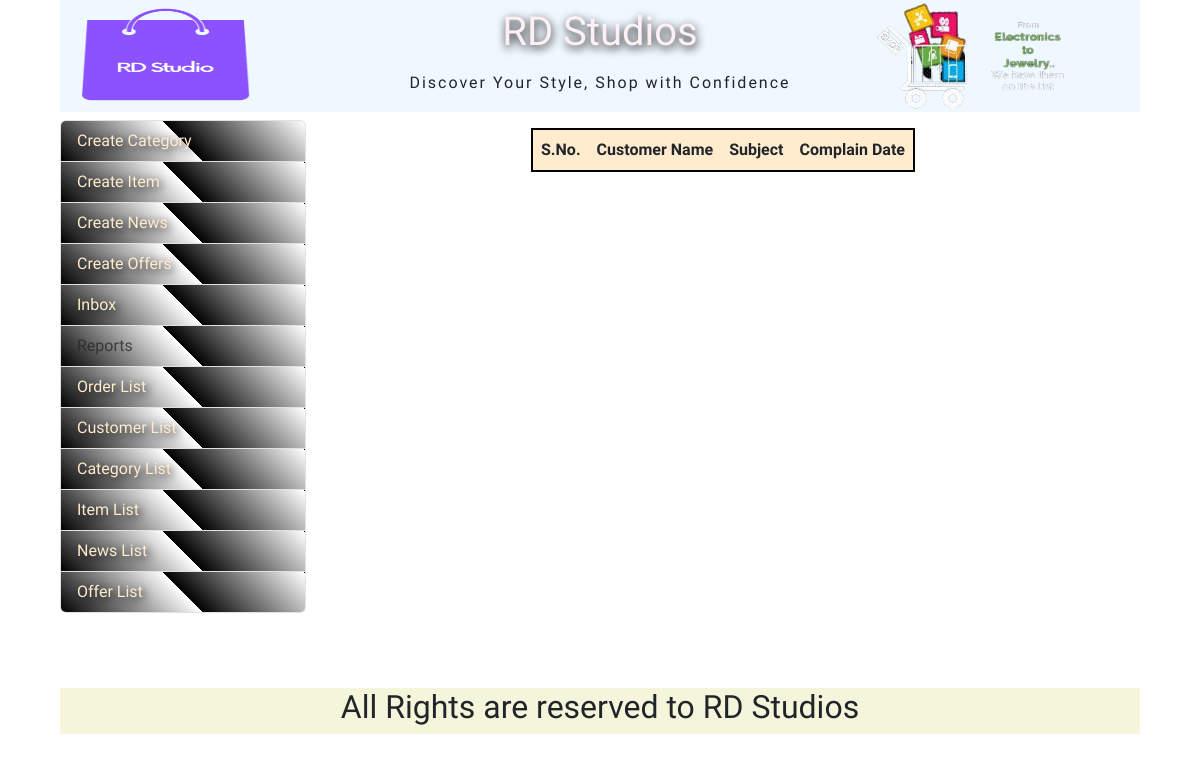
Page /complainList.php on the earlier database version.
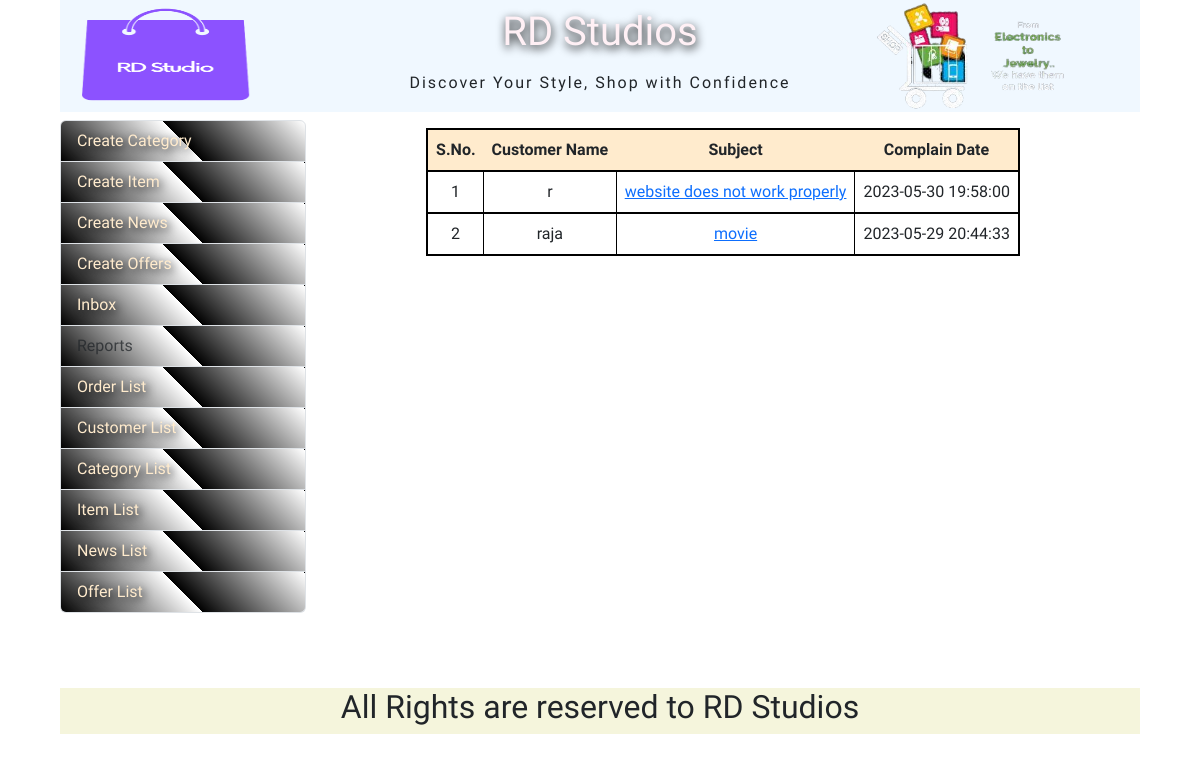
Same page on the later database version.
### tables this page shows
CREATE TABLE IF NOT EXISTS `complain_info` (
  `complain_id` int(11) NOT NULL AUTO_INCREMENT,
  `user_name` varchar(55) NOT NULL,
  `complain_subject` varchar(100) NOT NULL,
  `complain_descriptin` text NOT NULL,
  `complain_date` datetime NOT NULL,
  `receiver_name` varchar(55) NOT NULL DEFAULT 'admin',
  PRIMARY KEY (`complain_id`)
);

### complainList.php (the view, shortened to what this page needs)
<?php
require_once("header.php");
?>
<div id="container">
<div id="adminArea" class="row">
<div id="leftAdminArea">
    <?php
     require_once("adminMenu.php");
    ?>
</div>
<div id="rightAdminArea">
    <?php
    require_once("dbconnect.php");
    $sql = "SELECT * FROM `complain_info` where `receiver_name`='admin' ORDER BY `complain_date` DESC";
    $rsNews = mysqli_query($con, $sql) or die("Query Error -1");
    ?>
    <table id="displayCartInfoTable">
        <tr>
            <th>S.No.</th>
            <th>Customer Name</th>
            <th>Subject</th>
            <th>Complain Date</th>
        </tr>
        <?php
        $cnt = 0;
        while ($row = mysqli_fetch_array($rsNews)) {
            $id=$row['complain_id'];
            $cnt++;
            echo("<tr>");
            echo("<td>$cnt</td>");
            echo("<td>{$row['user_name']}</td>");
            echo("<td><a href='displayComplainDetails.php?complain_id=$id'>{$row['complain_subject']}</a></td>");
            echo("<td>{$row['complain_date']}</td>");
            echo("</tr>");
        }
        ?>
    </table>
</div>
</div>
</div>
<?php
require_once("footer.php");
?>

Differences in the rows shown:
added complain_info: user_name "r", complain_subject "website does not work properly", complain_date "2023-05-30 19:58:00"
added complain_info: user_name "raja", complain_subject "movie", complain_date "2023-05-29 20:44:33"
